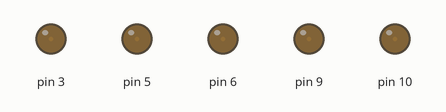
The sketch below on a simulated Arduino Uno, built with avr-gcc and run on an emulated ATmega328P. Parts: output pins drawn as LEDs (lit = HIGH).

Above: at 0.05 s.
At 2.35 s:
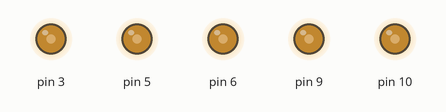
At 4.65 s:
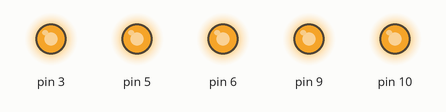
At 6.95 s:
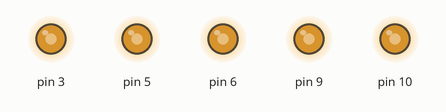
At 9.25 s:
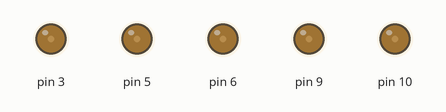
Timing chart, 0 to 13.3 s (numbered marks = the images above):
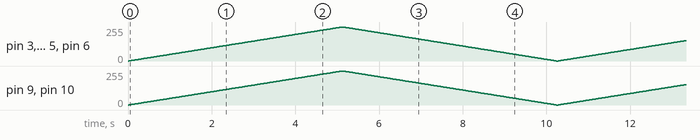

The sketch:

Bonus1.ino
```cpp
void setup() {
    // Réglage du port numérique associé à la LED : mode sortie = OUTPUT
    pinMode(3, OUTPUT);
    pinMode(5, OUTPUT);
    pinMode(6, OUTPUT);
    pinMode(9, OUTPUT);
    pinMode(10, OUTPUT);

   }

void loop() {
  // LED sur broche 3
  for (int val = 0; val <= 255; val++) {
    analogWrite(3, val);
    analogWrite(5, val);
    analogWrite(6, val);
    analogWrite(9, val);
    analogWrite(10, val);
    delay(20);
  }
  for (int val = 255; val >= 0; val--) {
    analogWrite(3, val);
    analogWrite(5, val);
    analogWrite(6, val);
    analogWrite(9, val);
    analogWrite(10, val);
    delay(20);
  }
}
```
